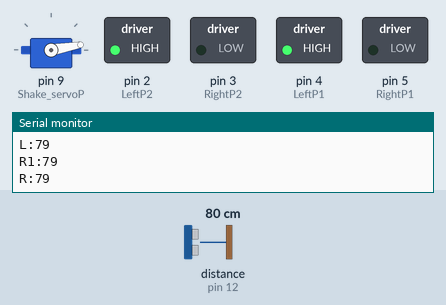
Recording of a sketch running on a simulated Arduino Uno, built with avr-gcc and run on an emulated ATmega328P. Parts: servo, switched loads named in the sketch (green lamp = pin HIGH), the last lines printed to the serial monitor. Wiring (inferred from the names in the program): ultrasonic range finder: trigger pin 13; echo pin 12. Dashed ring = blinking. The test bench sets the inputs (shaded band); at power-on: distance to the obstacle (sensor on pin 12) 80 cm. The echo pulse lasts 58.3 µs per cm; pins used as bus, display or sensor lines are not drawn.

Above: at 1.2 s.
1.3 s: distance to the obstacle (sensor on pin 12) set to 9 cm
At 2.7 s:
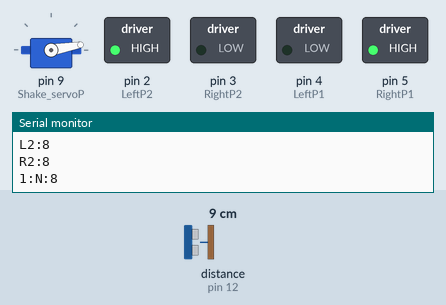
At 4.3 s:
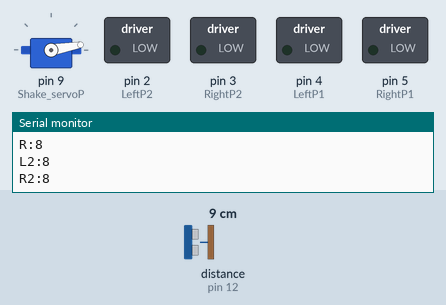
Timing chart, 0 to 5.8 s (numbered marks = the images above; inputs shaded):
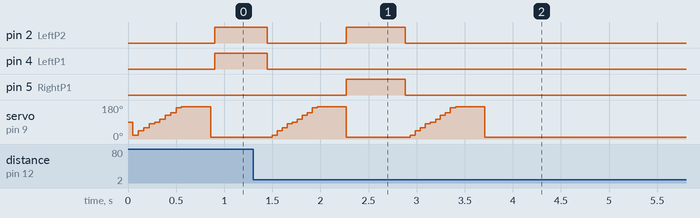

The sketch:

wallrun_test.ino
```cpp
// 測距センサのピン番号
#include "Servo.h"
#include <Wire.h>
#define S11059_ADDR 0x2A
#define CONTROL_MSB 0x00
#define CONTROL_1_LSB 0x89
#define CONTROL_2_LSB 0x09
#define SENSOR_REGISTER 0x03

const int LeftP2   = 2;//RIN
const int RightP2  = 3;//FIN
const int LeftP1   = 4;//RIN
const int RightP1  = 5;//FIN
const int servoPinL = 6; //釣り上げ
const int servoPin0 = 7; //腕部分右
const int servoPin1 = 8; //腕部分左
const int Shake_servoP = 9; //首振りservo Pin
const int Object_Echo = 10; // Echo Pin
const int Object_Trig = 11; // Trigger Pin
const int Wall_Echo = 12; // Echo Pin
const int Wall_Trig = 13; // Trigger Pin
const int LED =14;//LED白
const int LED_red =15;//LED赤
const int LED_green =16;//LED緑

//Servomotorの宣言
Servo myservo;
Servo mortor0;
Servo mortor1;
Servo mortorL;
//音速などの制御パラメータ
double speed_of_sound = 331.5 + 0.6 * 20;//音速
const int n = 10;       // センサの差がn以上の場合に停止する閾値
const int n1 = 20;      // センサの片方の値がpoint以上の場合の前進時間 (ミリ秒)
const int n2 = 30;      // センサの片方の値がpoint以下point2以上の場合の前進時間 (ミリ秒)
const int point = 20; //距離の基準
const double point_finish =10; //最後の停止位置
const double point_sideMax =10; //最後の停止位置
const double point_sideMin =5; //最後の停止位置

const double point2 = 20;   // 後進する閾値
const double point_min = 3;//物体の前で止まる位置(近すぎる)
const double point_stop = 10;//物体の前で止まるシステムに切り替え
const double point_stop2 = 4;//物体の前で止まる位置
unsigned long lastTime=0;//
unsigned long startTime;
double currentMillis = 0;
double memory = 0;
double Duration = 0; //受信した間隔
double distance = 100;
double Distance[11]; //距離 50°から130までの距離を10°ずつに9個の値を格納
double Distance3[24]; //360回転して物体を見つける
int N=0;   //90°の時の値
int R=0;   //63°の時の値
int R1=0;  //81°の時の値
int R2=0;  //72°の時の値
int L=0;   //117°の時の値
int L1=0;  //99°の時の値
int L2=0;  //108°の時の値
int pos0 = 0;//アーム部分のモーター1の角度指定
int pos1 = 0;//アーム部分のモーター2の角度指定
//リスト
int pos[11]={ 10,20,45,60,80,90,105,125,140,165,170 };  //サーボの角度　45°から135°までの11個値を格納


//フラグ
int q=0;   //状態関数　q=0->静止　q=1->直進 q=5->左回転　q=2->右回転
int run_mode = 0;
int mode =0;
int mode_check =0;//サーボ撮る時0走る時1
int mode_check2 =0;//サーボ撮る時0走る時1
int Count=1;
int Count2=1;
int Count3=1;
bool motorRunning = false; // モーターが動作中かどうかを示すフラグ
int memory_n;

void setup() {
  Serial.begin( 9600 );
  myservo.attach(Shake_servoP);
  pinMode(LeftP1, OUTPUT);
  pinMode(RightP1, OUTPUT);
  pinMode(LeftP2, OUTPUT);
  pinMode(RightP2, OUTPUT);
  pinMode( Wall_Echo, INPUT );
  pinMode( Wall_Trig, OUTPUT );
}
void move(int num_move){//停止0、前進 1、後退-1、右回転2、左回転-2
  if (num_move ==0){
    digitalWrite(RightP1, LOW);
    digitalWrite(LeftP1, LOW);
    digitalWrite(RightP2, LOW);
    digitalWrite(LeftP2, LOW);

  } else if(num_move ==-2){
    digitalWrite(RightP1, LOW);
    digitalWrite(LeftP1, HIGH);
    digitalWrite(RightP2, LOW);
    digitalWrite(LeftP2, HIGH);

  }else if(num_move ==2){
    digitalWrite(RightP1, HIGH);
    digitalWrite(LeftP1, LOW);
    digitalWrite(RightP2, HIGH);
    digitalWrite(LeftP2, LOW);

  }else if(num_move ==1){
    digitalWrite(RightP1, HIGH);
    digitalWrite(LeftP1, LOW);
    digitalWrite(RightP2, LOW);
    digitalWrite(LeftP2, HIGH);

  }else if(num_move ==-1){
    digitalWrite(RightP1, LOW);
    digitalWrite(LeftP1, HIGH);
    digitalWrite(RightP2, HIGH);
    digitalWrite(LeftP2, LOW);

  }
}

void distance_check(){
  myservo.write(pos[Count]);     //サーボを回転
  digitalWrite(Wall_Trig, LOW);
  delayMicroseconds(2);
  digitalWrite(Wall_Trig, HIGH ); //超音波を出力
  delayMicroseconds( 10 ); //
  digitalWrite(Wall_Trig, LOW );
  Duration = pulseIn(Wall_Echo, HIGH ); //センサからの入力
  if (Duration > 0) {
  Duration = Duration/2; //往復距離を半分にする
  Distance[Count] = Duration*speed_of_sound*100/1000000; // 音速を340m/sに設定
  //評価する5つの値をそれぞれ格納
  N=Distance[5];//90
  R=Distance[1];//54
  L=Distance[9];//126
  R1=Distance[3];//72
  L1=Distance[7];//108
  R2=Distance[0];//81
  L2=Distance[10];//99
  Count=(Count+1)%11;

  }
}

void loop() {
  unsigned long currentMillis = millis();
  if (mode_check ==0){
    switch(Count){
      case 0 :
        if (currentMillis - lastTime > 300) {
          lastTime = millis();
          distance_check();
          mode_check =1;
        }
        break;

      default :
        if (currentMillis - lastTime > 50) {
          distance_check();
          lastTime = millis();
        }
        break;
    }}

  if (mode_check ==1){
    Serial.print("1:");
    Serial.print("N:");
    Serial.println(N);
    Serial.print("L1:");
    Serial.println(L1);
    Serial.print("L:");
    Serial.println(L);
    Serial.print("R1:");
    Serial.println(R1);
    Serial.print("R:");
    Serial.println(R);
    Serial.print("L2:");
    Serial.println(L2);
    Serial.print("R2:");
    Serial.println(R2);

    switch(q){
      case 0 :
        if(point_finish<N && R<L && point_sideMax>R && point_sideMin<R){
          q=1;
        }
        else if(point_finish<N && R>=L && point_sideMax>L && point_sideMin<L){
          q=1;
        }
        else if(point_finish<N && R<L && point_sideMax<R2){
          q=3;
        }
        else if(point_finish<N && R<L && point_sideMin>R2){
          q=6;
        }
        else if(point_finish<N && R>=L && point_sideMax<L){
          q=6;
        }
        else if(point_finish<N && R>=L && point_sideMin>L){
          q=3;
        }
        else if(N==0 || R==0 || L==0 || R1==0 || L1==0){
          q=1;
        }
        else if(N<point_finish){
          q=7;
        }
        else{
          if (!motorRunning) {
            move(1);
            startTime = millis(); // 動作開始時間を記録
            motorRunning = true;
          }else{
            currentMillis = millis();
            if(currentMillis- startTime>=300){
              move(0);
              q=1;  //状態
              lastTime = millis();
              mode_check =0;
              motorRunning = false;
            }
          }
        }
        break;
      case 1 :

        if(point<N && point<R1 && point<L1&&point<L&&point<R){
          if (!motorRunning) {
            move(1);
            startTime = millis(); // 動作開始時間を記録
            motorRunning = true;
          }else{
            currentMillis = millis();
            if(currentMillis- startTime>=1000){
              move(0);

              mode_check =0;
              motorRunning = false;
            }
          }}
        else{
          if (!motorRunning) {
            move(0);
            startTime = millis(); // 動作開始時間を記録
            motorRunning = true;
          }else{
            currentMillis = millis();
            if(currentMillis- startTime>=1000){
              q = 0;
              mode_check =0;
              motorRunning = false;
            }
          }
        }
        break;

      case 2 :     //右回転
        if (!motorRunning) {
          move(2);
          startTime = millis(); // 動作開始時間を記録
          motorRunning = true;
        }else{
          currentMillis = millis();
          if(currentMillis- startTime>=1000){
            move(0);
            q=0;  //状態
            lastTime = millis();
            mode_check =0;
            motorRunning = false;
            }
          }
        break;
      case 3 :     //右小回転
        if (!motorRunning) {
          move(2);
          startTime = millis(); // 動作開始時間を記録
          motorRunning = true;
        }else{
          currentMillis = millis();
          if(currentMillis- startTime>=500){
            move(0);
            q =13;
            lastTime = millis();
            mode_check =0;
            motorRunning = false;

            }
          }
        break;

      case 5 :   //左回転
        if (!motorRunning) {
          move(-2);
          startTime = millis(); // 動作開始時間を記録
          motorRunning = true;
        }else{
          currentMillis = millis();
          if(currentMillis- startTime>=1000){
            move(0);
            q=0;  //状態
            lastTime = millis();
            mode_check =0;
            motorRunning = false;
            }
          }
      case 6 :   //左小回転
        if (!motorRunning) {
          move(-2);
          startTime = millis(); // 動作開始時間を記録
          motorRunning = true;
        }else{
          currentMillis = millis();
          if(currentMillis- startTime>=500){
            move(0);
            lastTime = millis();
            mode_check =0;
            motorRunning = false;
            q =13;
            }
          }
        break;
      case 7 :   //最終停止
        move(0);
        break;
      default :
        if (!motorRunning) {
          move(-1);
          startTime = millis(); // 動作開始時間を記録
          motorRunning = true;
        }else{
          currentMillis = millis();
          if(currentMillis- startTime>=500){
            move(0);
            q=0;  //状態
            lastTime = millis();
            mode_check =0;
            motorRunning = false;
            }
          }
        break;
      case 13 :     //小前進
        if (!motorRunning) {
          move(1);
          startTime = millis(); // 動作開始時間を記録
          motorRunning = true;
        }else{
          currentMillis = millis();
          if(currentMillis- startTime>=600){
            move(0);
            q=0;  //状態
            lastTime = millis();
            mode_check =0;
            motorRunning = false;
            q =0;
            }
          }
    }

  }
}
```

Measured:
- after the input at 1.3 s, pin 4 (LeftP1): goes on until 1.4 s, then stays LOW
- by itself, servo on pin 9 (Shake_servoP): ramps from 10° to 170° and jumps back, once every 1.4 s
